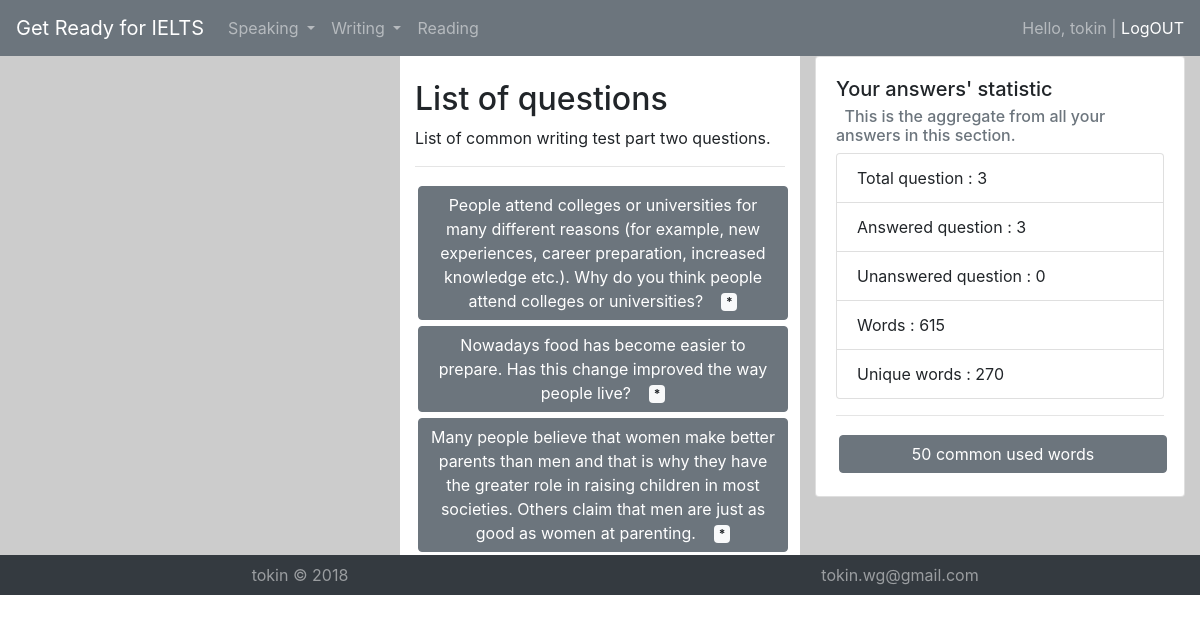
/wr2/ (signed in), run on the app's committed database.
### writep2app/models.py (models this page shows, shortened)
class Ieltswritingp2topic(models.Model):
    wr2topic = models.CharField(max_length=1000)
    wr2question = models.CharField(max_length=2000)
    wr2sampleurl = models.URLField(max_length=500)
    pub_date = models.DateTimeField('date published')

### writep2app/views.py (the view)
# urls.py: path('', views.index, name='index'),
def index(request):
    full_topic_list = Ieltswritingp2topic.objects.all().values('id', 'wr2topic','wr2question','wr2sampleurl', 'answers__answer', 'answers__id', 'answers__uid')
    topic_list = [] # collect questions and answers for current user
    list_in = [] # collect question id which is added in topic_list
    all_answers = '' # all answers for staistic
    answered_count = 0
    for topic in full_topic_list :
        if topic['answers__uid'] == request.user.id : # question is answered by current user
            topic_list.append(topic)
            list_in.append(topic['id'])
            all_answers += topic['answers__answer'] + " " # all answers for staistic
            answered_count +=1
        elif topic['answers__uid'] == None: # questions without any answers
            topic_list.append(topic)
            list_in.append(topic['id'])
    for topic in full_topic_list :
        if topic['id'] not in list_in : # other questions
            tpc = {'id': topic['id'], 'wr2topic': topic['wr2topic'],'wr2question':topic['wr2question'],'wr2sampleurl':topic['wr2sampleurl'],'answers__answer': None, 'answers__id': None, 'answers__uid': None}
            topic_list.append(tpc)
            list_in.append(topic['id'])
    ua = UserAnswers(all_answers, 50)
    wcount = ua.words_count
    topic_list = sorted(topic_list, key=itemgetter('id'))
    context = {'topic_list': topic_list, 'answers' : wcount, 'answered': [answered_count, len(topic_list)-answered_count]}
    return render(request, 'writep2app/index.html',context)

### lib/wstat.py (called while the page is built)
    def words_count(self):
        text = re.findall(r'\w+', self.text.lower())
        word_count = Counter(text)
        uwc = len(word_count) # unique word's count
        wc = sum(word_count.values()) # all word's count
        return {'wc' : wc, 'uwc' : uwc, 'cntr' : dict(word_count.most_common(self.wcount))}

### writep2app/templates/writep2app/index.html (shortened to what this page needs)
{% extends "base.html" %}
{% load string_replace %}
{% block content %}
<div class="container-fluid">
  <div class="row">
    <div class="col-sm asidesm">
    </div>
    <div class="col-sm">
      <br>
      <h2>List of questions</h2>
      <p>List of common writing test part two questions.</p>
      <hr>
      {% if topic_list %}
        {% for topic in topic_list %}
        {% if topic.answers__uid == request.user.id %}
          <a class="btn btn-secondary col-lg-12 col-sm-12" data-toggle="collapse"
          href="#collapse{{topic.id}}" role="button" aria-expanded="false"
          aria-controls="collapse{{topic.id}}" style="margin:3px; word-wrap: break-word; white-space: normal;">
              {{ topic.wr2topic }} &nbsp;&nbsp;&nbsp;<span class="badge badge-light" id="ans{{topic.id}}">*</span>
          </a>
            {% endif %}
        {%endfor%}
        {% else %}
          <p>No topics are available.</p>
        {% endif %}
      </div>
      <div class="col-sm asidesm">
        <div class="card">
          <div class="card-body">
            <h5 class="card-title">Your answers' statistic</h5>
            <h6 class="card-subtitle mb-2 text-muted">&nbsp;&nbsp;This is the aggregate from all your answers in this section.</h6>
            <ul class="list-group">
              <li class="list-group-item">Total question : {{ topic_list|length }}</li>
              <li class="list-group-item">Answered question : {{ answered.0 }}</li>
              <li class="list-group-item">Unanswered question : {{ answered.1 }}</li>
              <li class="list-group-item">Words : {{answers.wc}}</li>
              <li class="list-group-item">Unique words : {{answers.uwc}}</li>
            </ul>
            <hr>
            <a class="btn btn-secondary col-lg-12 col-sm-12" data-toggle="collapse"
            href="#collapse_common_words" role="button" aria-expanded="false"
            aria-controls="collapse_common_words" style="margin:3px; word-wrap: break-word; white-space: normal;">
                {{ answers.cntr|length }} common used words
            </a>
          </div>
        </div>
      </div>
  </div>
</div>
{% endblock %}

### speakp1app/templates/base.html (shortened to what this page needs)
<!DOCTYPE html>
<html lang="en">
<head>
    <link rel="stylesheet" href="https://maxcdn.bootstrapcdn.com/bootstrap/4.0.0/css/bootstrap.min.css">
    <link rel="stylesheet" href="/static/css/custom_style.css">
</head>
<body>
  <nav class="navbar navbar-expand-lg navbar-dark bg-secondary">
  <a class="navbar-brand" href="/">Get Ready for IELTS</a>
  <div class="collapse navbar-collapse" id="navbarSupportedContent">
    <ul class="navbar-nav mr-auto">
      <li class="nav-item dropdown">
        <a class="nav-link dropdown-toggle" href="#" id="navbarDropdown" role="button" data-toggle="dropdown" aria-haspopup="true" aria-expanded="false">
          Speaking
        </a>
      </li>
      <li class="nav-item dropdown">
        <a class="nav-link dropdown-toggle" href="#" id="navbarDropdown" role="button" data-toggle="dropdown" aria-haspopup="true" aria-expanded="false">
          Writing
        </a>
      </li>
      <li class="nav-item">
        <a class="nav-link" href="/reading/">Reading</a>
      </li>
    </ul>
    {% if user.get_username %}
      <span class="navbar-text">
        Hello, {{ user.get_username }} | <a href="/accounts/logout/?next=/">LogOUT</a>
      </span>
    {% endif %}
  </div>
</nav>
        {% block content %}{% endblock %}
  <div class="container-fluid navbar-dark bg-dark">
    <div class="row">
      <div class="col-lg-6 col-sm-12 text-center">
        <span class="navbar-text">
          tokin &copy; 2018
        </span>
      </div>
      <div class="col-lg-6 col-sm-12 text-center">
        <span class="navbar-text">
          tokin.wg@gmail.com
        </span>
      </div>
    </div>
  </div>
</body>
</html>

### static/css/custom_style.css (style rules this page uses)
body, html { height:100% }

### speakp1app/templates/base.html (style rules this page uses)
.asidesm { background-color: #ccc; }

### data on the page
Ieltswritingp2topic: wr2topic "People attend colleges or universities for many different reasons (for example, new experiences, career preparation, increased knowledge etc.). Why do you think people attend colleges or universities?"
Ieltswritingp2topic: wr2topic "Nowadays food has become easier to prepare. Has this change improved the way people live?"
Ieltswritingp2topic: wr2topic "Many people believe that women make better parents than men and that is why they have the greater role in raising children in most societies. Others claim that men are just as good as women at parenting."

### other printed values
{{ user.get_username }} "tokin"
{{ topic_list|length }} "3"
{{ answered.0 }} "3"
{{ answered.1 }} "0"
{{ answers.wc }} "615"
{{ answers.uwc }} "270"
{{ answers.cntr|length }} "50"
